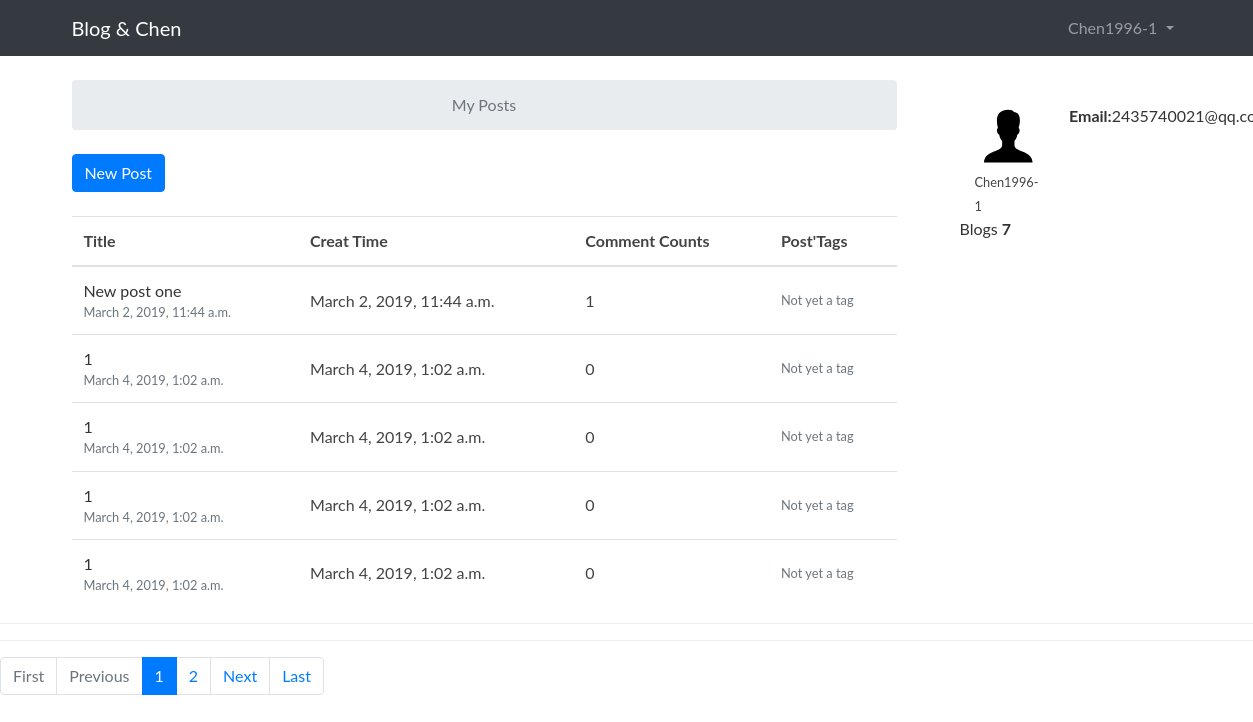
/account/ (signed in), run on the app's committed database.
### blog/models.py (models this page shows, shortened)
class Post(models.Model):
	title = models.CharField(max_length = 30)
	text = models.TextField(max_length = 4000)
	author = models.ForeignKey(User, related_name = 'posts')
	create_date = models.DateTimeField(auto_now_add = True)
	updata_date = models.DateTimeField(auto_now_add = True)
	tags = models.ManyToManyField(Tag, related_name = 'posts', blank = True)
	views = models.PositiveIntegerField(default = 0)

### blog/views.py (the view)
# urls.py: url(r'^account/$', views.AccountPostListView.as_view(), name = 'my_account'),
class AccountPostListView(ListView):
	def get_queryset(self):
		return Post.objects.filter(author = self.request.user)
	template_name = 'my_account.html'
	paginate_by =5

### templates/my_account.html (shortened to what this page needs)
{% extends 'base_blog.html' %}
{%  load static %}
{% block main %}
<main class="col-md-9">
	<ol class="breadcrumb my-4 btn btn-block">
		<li class="breadcrumb-item active btn-block">My Posts</li>
	</ol>
	<div class="mb-4">
		<a href="{% url 'new_blog' %}" class="btn btn-primary">New Post</a>
	</div>
	<table class="table">
		<thead class="thead-inverse">
			<tr>
			<th>Title</th>
			<th>Creat Time</th>
			<th>Comment Counts</th>
			<th>Post'Tags</th>
			</tr>
		</thead>
		<tbody>
			{% for post in object_list %}
				<tr>
				<td>
					<a href="#">{{ post.title }}</a>
					<small class="text-muted d-block">{{ post.create_date }}</small>
				</td>
				<td class="align-middle">{{ post.create_date }}</td>
				<td class="align-middle">{{ post.comments.count }}</td>
				<td class="align-middle">
					{% if post.tags.count %}
						{{ post.tags }}
					{% else %}
					<small class="text-muted d-block">Not yet a tag</small>
					{% endif %}
				</td>
				</tr>
			{% endfor %}
		</tbody>
	</table>
</main>
{% endblock %}
{% block aside %}
<aside class="col-md-3">
<div class="card-body p-5 ">
	<div class="row">
		<div class="col-md-6">
		<img src="{% static 'img/avatar.svg' %}" alt="{{ user.username }}" class="w-100" >
		<small>{{ user.username }}</small>
		</div>
		<div class="col-md-3">
			<a href=""><strong>Email:</strong>2435740021@qq.com</a>
		</div>
		<div class="col-md-9s">
			<a href="">Blogs <strong>{{ user.posts.count }}</strong></a>
		</div>
	</div>
</div>
</aside>
{% endblock %}
{% block footer %}
<p class="copyright">{% include 'includes/pagination.html' %}</p>
{% endblock %}

### templates/base_blog.html (shortened to what this page needs)
{% load static %}
<!DOCTYPE html>
<html>
<head>
	<link rel="stylesheet" href="{% static 'css/bootstrap.min.css' %}">
	<link rel="stylesheet" href="{% static 'css/ionicons.min.css' %}">
	<link rel="stylesheet" href="{% static 'css/pace.css' %}">
    <link rel="stylesheet" href="{% static 'css/custom.css' %}">
</head>
<body>
{% block head %}
	<nav class="navbar navbar-expand-sm navbar-dark bg-dark">
			<div class="container">
				<a class="navbar-brand" href="{% url 'home_page' %}"><b>Blog</b> &amp; Chen</a>
			<div class="collapse navbar-collapse" id="mainMenu">
				{% if user.is_authenticated %}
				<ul class="navbar-nav ml-auto">
					<li class="nav-item dropdown">
						<a class="nav-link dropdown-toggle" href="#" id="userMenu" data-toggle="dropdown" aria-haspopup="true" aria-expanded="false">
							{{ user.username }}
						</a>
					</li>
				</ul>
				{% else %}
				<form class="form-inline ml-auto">
					<a href="{% url 'login' %}" class="btn btn-outline-secondary">Log in</a>
					<a href="{% url 'signup' %}" class="btn btn-primary ml-2">Sign up</a>
				</form>
				{% endif %}
			</div>
			</div>
	</nav>
{% endblock %}
{% block body %}
	<div class="container">
		<div class="row">
		{% block main %}
		{% endblock %}
		{% block aside %}
		{% endblock %}
		</div>
	</div>
{% endblock body %}
{% block footer %}
{% endblock %}
</body>
</html>

### static/css/custom.css (style rules this page uses)
* { outline: none; }
b { font-weight: 400; }
a { color: #333; }
body { color: #444; font-family: 'Lato', sans-serif; }
p { font-family: 'Ubuntu', sans-serif; font-weight: 400; word-spacing: 1px; letter-spacing: 0.01em; }
img { max-width: 100%; }
.copyright { text-align: center; padding-top: 1em; margin: 0; border-top: 1px solid #eee; color: #666; }

### data on the page
Post: title "New post one", create_date "March 2, 2019, 11:44 a.m.", comments.count "1", shows "Not yet a tag"
Post: title "1", create_date "March 4, 2019, 1:02 a.m.", comments.count "0", shows "Not yet a tag"
Post: title "1", create_date "March 4, 2019, 1:02 a.m.", comments.count "0", shows "Not yet a tag"
Post: title "1", create_date "March 4, 2019, 1:02 a.m.", comments.count "0", shows "Not yet a tag"
Post: title "1", create_date "March 4, 2019, 1:02 a.m.", comments.count "0", shows "Not yet a tag"

### other printed values
{{ user.username }} "Chen1996-1"
{{ user.posts.count }} "7"
{{ page_num }} "1"
{{ page_num }} "2"
